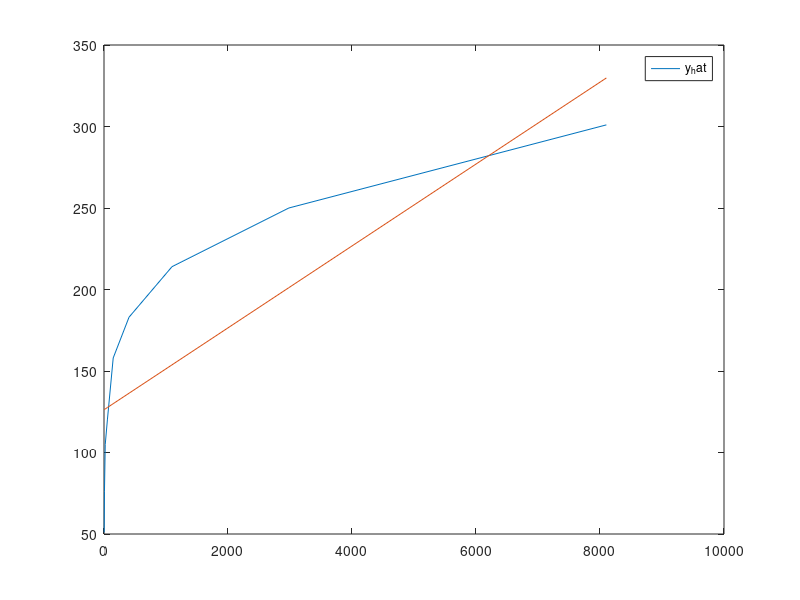
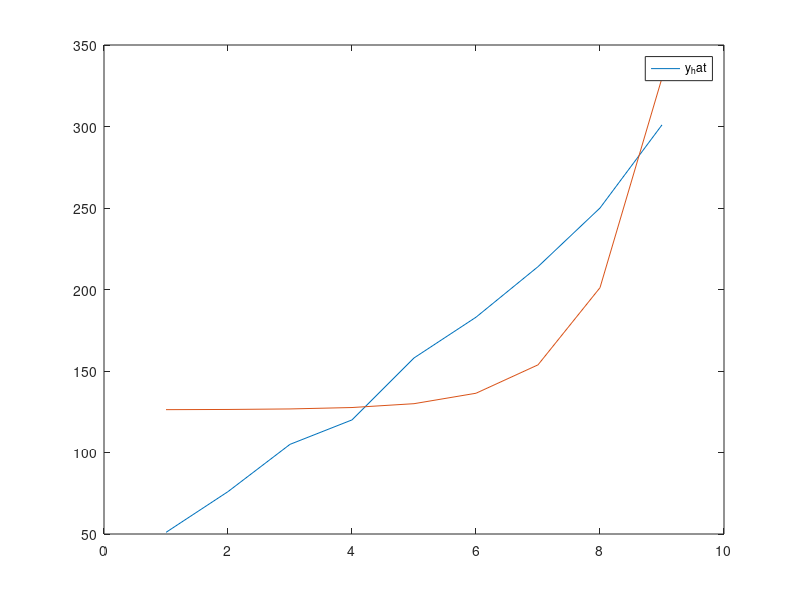

Source code (MATLAB) for these figures, in order:
clear;
z = 1:9;
y = [51 76 105 120 158 183 214 250 301];
x = exp(z);
p = polyfit(x, y, 1);
fprintf('a 1s %f\n',p(1));
fprintf('b is %f\n', p(2));
y_hat = polyval(p,x);
plot (x, y)
legend('y')
hold on;
plot (x, y_hat)
legend('y_hat')
hold on;
figure
plot (z, y)
legend('y')
hold on;
plot (z, y_hat)
legend('y_hat')
hold off
